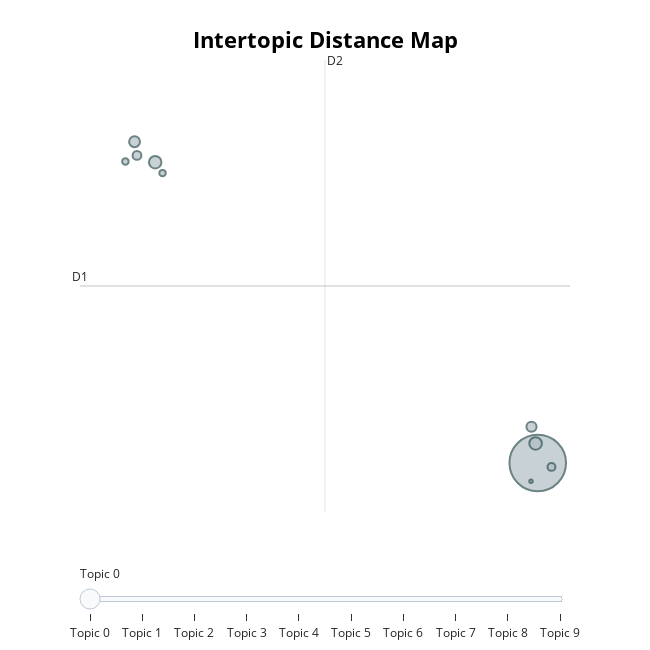

The notebook cell this image was saved under:
### Code cell
topic_model.visualize_topics()

### Figure 1 — Plotly figure (JSON) as saved in the notebook; plotly's stock layout.template omitted (floating-point values rounded to 4 significant figures)
{"data": [{"customdata": [[0, "adolescent | adolescence | risk factor | youth | parental", 3118], [1, "prenatal exposure | adhd | disorder adhd | cocaine exposure | prenatal", 153], [2, "fatty liver | insulin resistance | liver disease | obesity | obese child", 152], [3, "fermentation | ethanol | wine | grape | yeast", 116], [4, "ethanol exposure | intermittent ethanol | ethanol | hippocampal | hippocampus", 100], [5, "liver disease | fatty liver | hepatic steatosis | lipid profile | hepatic", 75], [6, "adolescent sleep | sleep disturbance | association sleep | sleep problem | sleep difficulty", 61], [7, "injury severity | trauma case | trauma | hospitalization | severity", 41], [8, "risk breast | cancer risk | breast cancer | smoking consumption | risk factor", 41], [9, "sibling influence | adolescent sibling | sibling relationship | effect sibling | younger sibling", 11]], "hovertemplate": "<b>Topic %{customdata[0]}</b><br>%{customdata[1]}<br>Size: %{customdata[2]}", "legendgroup": "", "marker": {"color": "#B0BEC5", "line": {"color": "DarkSlateGrey", "width": 2}, "size": [3118, 153, 152, 116, 100, 75, 61, 41, 41, 11], "sizemode": "area", "sizeref": 1.949, "symbol": "circle"}, "mode": "markers", "name": "", "orientation": "v", "showlegend": false, "type": "scatter", "x": [3.833, 3.759, -9.543, -10.26, 3.615, -10.18, 4.314, -9.286, -10.58, 3.597], "xaxis": "x", "y": [6.722, 7.31, 15.77, 16.38, 7.811, 15.97, 6.602, 15.44, 15.79, 6.172], "yaxis": "y"}], "layout": {"annotations": [{"showarrow": false, "text": "D1", "x": -12.17, "y": 12.04, "yshift": 10}, {"showarrow": false, "text": "D2", "x": -3.605, "xshift": 10, "y": 18.84}], "height": 650, "hoverlabel": {"bgcolor": "white", "font": {"family": "Rockwell", "size": 16}}, "legend": {"itemsizing": "constant", "tracegroupgap": 0}, "margin": {"t": 60}, "shapes": [{"line": {"color": "#CFD8DC", "width": 2}, "type": "line", "x0": -3.605, "x1": -3.605, "y0": 5.246, "y1": 18.84}, {"line": {"color": "#9E9E9E", "width": 2}, "type": "line", "x0": -12.17, "x1": 4.961, "y0": 12.04, "y1": 12.04}], "sliders": [{"active": 0, "pad": {"t": 50}, "steps": [{"args": [{"marker.color": [["red", "#B0BEC5", "#B0BEC5", "#B0BEC5", "#B0BEC5", "#B0BEC5", "#B0BEC5", "#B0BEC5", "#B0BEC5", "#B0BEC5"]]}], "label": "Topic 0", "method": "update"}, {"args": [{"marker.color": [["#B0BEC5", "red", "#B0BEC5", "#B0BEC5", "#B0BEC5", "#B0BEC5", "#B0BEC5", "#B0BEC5", "#B0BEC5", "#B0BEC5"]]}], "label": "Topic 1", "method": "update"}, {"args": [{"marker.color": [["#B0BEC5", "#B0BEC5", "red", "#B0BEC5", "#B0BEC5", "#B0BEC5", "#B0BEC5", "#B0BEC5", "#B0BEC5", "#B0BEC5"]]}], "label": "Topic 2", "method": "update"}, {"args": [{"marker.color": [["#B0BEC5", "#B0BEC5", "#B0BEC5", "red", "#B0BEC5", "#B0BEC5", "#B0BEC5", "#B0BEC5", "#B0BEC5", "#B0BEC5"]]}], "label": "Topic 3", "method": "update"}, {"args": [{"marker.color": [["#B0BEC5", "#B0BEC5", "#B0BEC5", "#B0BEC5", "red", "#B0BEC5", "#B0BEC5", "#B0BEC5", "#B0BEC5", "#B0BEC5"]]}], "label": "Topic 4", "method": "update"}, {"args": [{"marker.color": [["#B0BEC5", "#B0BEC5", "#B0BEC5", "#B0BEC5", "#B0BEC5", "red", "#B0BEC5", "#B0BEC5", "#B0BEC5", "#B0BEC5"]]}], "label": "Topic 5", "method": "update"}, {"args": [{"marker.color": [["#B0BEC5", "#B0BEC5", "#B0BEC5", "#B0BEC5", "#B0BEC5", "#B0BEC5", "red", "#B0BEC5", "#B0BEC5", "#B0BEC5"]]}], "label": "Topic 6", "method": "update"}, {"args": [{"marker.color": [["#B0BEC5", "#B0BEC5", "#B0BEC5", "#B0BEC5", "#B0BEC5", "#B0BEC5", "#B0BEC5", "red", "#B0BEC5", "#B0BEC5"]]}], "label": "Topic 7", "method": "update"}, {"args": [{"marker.color": [["#B0BEC5", "#B0BEC5", "#B0BEC5", "#B0BEC5", "#B0BEC5", "#B0BEC5", "#B0BEC5", "#B0BEC5", "red", "#B0BEC5"]]}], "label": "Topic 8", "method": "update"}, {"args": [{"marker.color": [["#B0BEC5", "#B0BEC5", "#B0BEC5", "#B0BEC5", "#B0BEC5", "#B0BEC5", "#B0BEC5", "#B0BEC5", "#B0BEC5", "red"]]}], "label": "Topic 9", "method": "update"}]}], "title": {"font": {"color": "Black", "size": 22}, "text": "<b>Intertopic Distance Map</b>", "x": 0.5, "xanchor": "center", "y": 0.95, "yanchor": "top"}, "width": 650, "xaxis": {"anchor": "y", "domain": [0, 1], "range": [-12.17, 4.961], "title": {"text": ""}, "visible": false}, "yaxis": {"anchor": "x", "domain": [0, 1], "range": [5.246, 18.84], "title": {"text": ""}, "visible": false}}}
